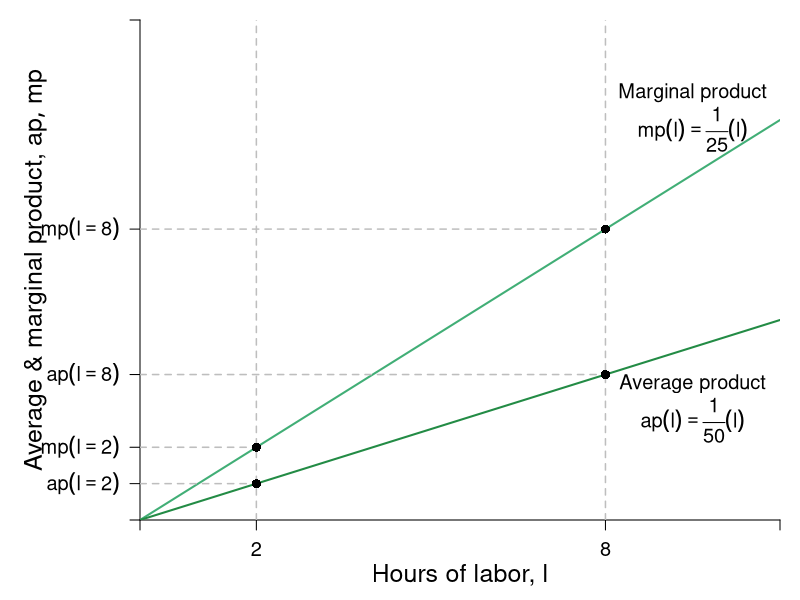

Generate this figure with R:
require(shape)
pdf(file = "specprodexch/production_irs_apmp.pdf", width = 9, height = 7)

#Set parameters for graphics
axislabelsize <- 1.5
graphlabelsize <- 1.2
graphlinewidth <- 2
segmentlinewidth <- 1.5

COL <- c("#7fc97f", "#beaed4", "#fdc086", "#ffff99", "#386cb0", "#f0027f", "#bf5b17", "#666666")
COLA <- c("#99d8c9","#66c2a4","#41ae76", "#238b45", "#005824")
COLB <- c("#4eb3d3", "#2b8cbe", "#0868ac","#084081")

#Edited the margins to cater for the larger LHS labels
par(mar =  c(4, 7, 1, 1))


prodFn <- function(l, alpha = 2, k = 0.02) {
  k*l^alpha
}

MprodFn <- function(l, alpha = 2, k = 0.02) {
  k*alpha*l^(alpha - 1)
}

AprodFn <- function(l, alpha = 2, k = 0.02) {
  k*l^(alpha - 1)
}

Mpline <- function(l, constant = 0.3181472, slope = 0.125){
  constant + slope*l
}

xlims <- c(0, 11)
ylims <- c(0, 0.55)

npts <- 501 
x <- seq(xlims[1], xlims[2], length.out = npts)
y <- seq(ylims[1], ylims[2], length.out = npts) 
a <- c(13, 15, 17)

plot(0, 0, xlim = xlims, ylim = ylims, type = "n",
     xlab = expression(paste("")),
     ylab = expression(paste("")), 
     xaxt = "n", 
     yaxt = "n", 
     #cex.lab = 1.5, 
     #cex.axis = 0.8, 
     bty = "n",
     xaxs="i", 
     yaxs="i")

# ticksy <- seq(from = 0, to = ylims[2], by = 0.25)
# ylabels <- seq(from = 0, to = ylims[2], by = 0.25)
# ticksx <- seq(from = 0, to = xlims[2], by = 1)
# xlabels <- seq(from = 0, to = xlims[2], by = 1)
ticksy <- c(0, AprodFn(l = 2, k = 0.02, alpha = 2), MprodFn(l = 2, k = 0.02, alpha = 2), AprodFn(l = 8, k = 0.02, alpha = 2), MprodFn(l = 8, k = 0.02, alpha = 2), ylims[2])
ylabels <- c(NA, expression(paste(ap(l==2))), expression(paste(mp(l==2))), expression(paste(ap(l==8))), expression(paste(mp(l==8))), NA)
ticksx <- c(0, 2, 8, xlims[2])
xlabels <- c(NA, 2, 8, NA)

axis(1, at = ticksx, pos = 0, labels = xlabels, cex.axis = graphlabelsize)
axis(2, at = ticksy, pos = 0, labels = ylabels, las = 1, cex.axis = graphlabelsize)

npts <- 500 
xx1 <- seq(xlims[1], xlims[2], length.out = npts)

xx3 <- seq(1, 3, length.out = npts)
xx4 <- seq(5, 7, length.out = npts)

#lines(xx1, prodFn(xx1, alpha = 2, k = 0.02), col = COLB[4], lwd = graphlinewidth)
lines(xx1, MprodFn(xx1, alpha = 2, k = 0.02), col = COLA[3], lwd = graphlinewidth)
lines(xx1, AprodFn(xx1, alpha = 2, k = 0.02), col = COLA[4], lwd = graphlinewidth)
#lines(xx3, Mpline(xx3, constant = prodFn(l = 2, k = 0.02, alpha = 2) - 2*MprodFn(l = 2, k = 0.02, alpha = 2), slope = MprodFn(l = 2, k = 0.02, alpha = 2)), col = "gray", lty = 2, lwd = graphlinewidth)
#lines(xx4, Mpline(xx4, constant = prodFn(l = 8, k = 0.02, alpha = 2) - 6*MprodFn(l = 8, k = 0.02, alpha = 2), slope = MprodFn(l = 8, k = 0.02)), col = "gray", lty = 2, lwd = graphlinewidth)

#Axis Labels
mtext(expression(paste("Hours of labor, ", l)), side = 1, line = 2.5, cex = axislabelsize)
text(-1.8, 0.5*ylims[2], expression(paste("Average & marginal product, ", list(ap,mp) )), xpd = TRUE, cex = axislabelsize, srt = 90) 

#Margin
#segments(0, MprodFn(l = 8, k = 0.02, alpha = 2), 6, MprodFn(l = 8, k = 0.02, alpha = 2), lty = 2, col = "gray" , lwd = segmentlinewidth)
#segments(6, 0, 6, MprodFn(l = 8, k = 0.02, alpha = 2), lty = 2, col = "gray" , lwd = segmentlinewidth)
segments(8, 0, 8, ylims[2], lty = 2, col = "gray" , lwd = segmentlinewidth)
segments(0, MprodFn(l = 8, k = 0.02), 8, MprodFn(l = 8, k = 0.02), lty = 2, col = "gray" , lwd = segmentlinewidth)
segments(0, AprodFn(l = 8, k = 0.02), 8, AprodFn(l = 8, k = 0.02), lty = 2, col = "gray" , lwd = segmentlinewidth)
points(8, MprodFn(l = 8, k = 0.02), pch = 16, col = "black", cex = 1.2)
points(8, AprodFn(l = 8, k = 0.02), pch = 16, col = "black", cex = 1.2)
segments(2, 0, 2, ylims[2], lty = 2, col = "gray" , lwd = segmentlinewidth)
segments(0, MprodFn(l = 2, k = 0.02), 2, MprodFn(l = 2, k = 0.02), lty = 2, col = "gray" , lwd = segmentlinewidth)
segments(0, AprodFn(l = 2, k = 0.02), 2, AprodFn(l = 2, k = 0.02), lty = 2, col = "gray" , lwd = segmentlinewidth)
points(2, MprodFn(l = 2, k = 0.02), pch = 16, col = "black", cex = 1.2)
points(2, AprodFn(l = 2, k = 0.02), pch = 16, col = "black", cex = 1.2)

#Average
#segments(0, AprodFn(l = 2, k = 0.02, alpha = 2), 2, AprodFn(l = 2, k = 0.02, alpha = 2), lty = 2, col = "gray" , lwd = segmentlinewidth)
#segments(2, 0, 2, AprodFn(l = 2, k = 0.02, alpha = 2), lty = 2, col = "gray" , lwd = segmentlinewidth)
#segments(0, 0, 2, AprodFn(l = 2, k = 0.02, alpha = 2), lty = 2, col = COLB[4] , lwd = segmentlinewidth)
#points(2, AprodFn(l = 2, k = 0.02, alpha = 2), pch = 16, col = "black", cex = 1.5)

text(8.2, 1.1, expression(paste("Total product")))
text(8.2, 1, expression(x == frac(1,50)*(l)^2))


#Marginal Product
#text(6, 0.1, expression(paste("Slope of tangent line")))
text(9.5, MprodFn(l = 9.5, k = 0.02, alpha = 2) + 0.09, expression(paste("Marginal product")), cex = graphlabelsize)
text(9.5, MprodFn(l = 9.5, k = 0.02, alpha = 2) + 0.05, expression(paste(mp(l) == frac(1,25)*(l) )), cex = graphlabelsize)
#Arrows(4.7, 0.075, 2.3, 0.075, col = "black", lty = 1, lwd = 2, arr.type = "triangle", arr.lwd = 0.5)
#Arrows(6, 0.13, 6, 0.67, col = "black", lty = 1, lwd = 2, arr.type = "triangle", arr.lwd = 0.5)

#Average Product
text(9.5, AprodFn(l = 9.5, k = 0.02, alpha = 2) - 0.04, expression(paste("Average product")), cex = graphlabelsize)
text(9.5, AprodFn(l = 9.5, k = 0.02, alpha = 2) - 0.08, expression(paste(ap(l) == frac(1,50)*(l) )), cex = graphlabelsize)
#Arrows(1.5, prodFn(l = 8, k = 0.02, alpha = 2) - 0.175, 1.5, prodFn(l = 2, k = 0.02, alpha = 2) + 0.01 , col = "black", lty = 1, lwd = 2, arr.type = "triangle", arr.lwd = 0.5)
#Arrows(2.8, prodFn(l = 8, k = 0.02, alpha = 2) - 0.125, 4.75, prodFn(l = 8, k = 0.02, alpha = 2) - 0.125, col = "black", lty = 1, lwd = 2, arr.type = "triangle", arr.lwd = 0.5)



dev.off()
